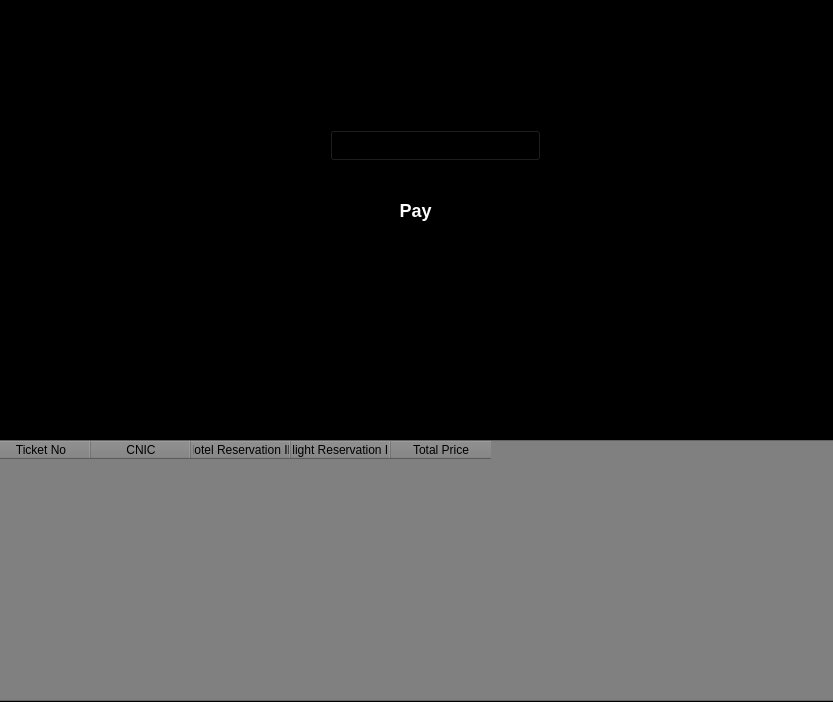
<?xml version="1.0" encoding="UTF-8"?>
<ui version="4.0">
 <class>Form</class>
 <widget class="QWidget" name="Form">
  <property name="geometry">
   <rect>
    <x>0</x>
    <y>0</y>
    <width>833</width>
    <height>702</height>
   </rect>
  </property>
  <property name="windowTitle">
   <string>Form</string>
  </property>
  <property name="styleSheet">
   <string notr="true">background-color:rgb(0, 0, 0)</string>
  </property>
  <widget class="QLabel" name="label_3">
   <property name="geometry">
    <rect>
     <x>0</x>
     <y>0</y>
     <width>861</width>
     <height>491</height>
    </rect>
   </property>
   <property name="text">
    <string/>
   </property>
   <property name="pixmap">
    <pixmap>../images/Apayment.jpg</pixmap>
   </property>
   <property name="scaledContents">
    <bool>true</bool>
   </property>
  </widget>
  <widget class="QPushButton" name="pushButton_7">
   <property name="geometry">
    <rect>
     <x>50</x>
     <y>-10</y>
     <width>721</width>
     <height>321</height>
    </rect>
   </property>
   <property name="mouseTracking">
    <bool>true</bool>
   </property>
   <property name="styleSheet">
    <string notr="true">
QPushButton {
background-color:rgba(0,0,0,200);
  color: #ffffff;
  border: 1px solid grayrgb(50, 50, 50);

  font-size: 12px;
  font-weight: bold;


  border-bottom-left-radius: 155px;
  border-bottom-right-radius: 155px;

  transition: all 0.3s ease-in-out;
}

</string>
   </property>
   <property name="text">
    <string/>
   </property>
  </widget>
  <widget class="QLineEdit" name="lineEdit">
   <property name="geometry">
    <rect>
     <x>330</x>
     <y>90</y>
     <width>211</width>
     <height>31</height>
    </rect>
   </property>
  </widget>
  <widget class="QPushButton" name="pushButton_4">
   <property name="geometry">
    <rect>
     <x>370</x>
     <y>190</y>
     <width>91</width>
     <height>41</height>
    </rect>
   </property>
   <property name="mouseTracking">
    <bool>true</bool>
   </property>
   <property name="styleSheet">
    <string notr="true">
QPushButton {
background-color:rgba(0,0,0,250);
  color: #ffffff;
  border: 1px solid grayrgb(50, 50, 50);
  border-radius: 5px;
  font-size: 18px;
  font-weight: bold;
 
  transition: all 0.3s ease-in-out;
}

QPushButton:hover {
  background-color: #555555;
  box-shadow: 0 0 20px #ffffff;  /* increased shadow size */
  transform: scale(1.1);  /* increased hover effect */
}

</string>
   </property>
   <property name="text">
    <string>Pay</string>
   </property>
  </widget>
  <widget class="QLabel" name="label_2">
   <property name="geometry">
    <rect>
     <x>190</x>
     <y>100</y>
     <width>131</width>
     <height>21</height>
    </rect>
   </property>
   <property name="text">
    <string>Enter Debit Card No</string>
   </property>
  </widget>
  <widget class="QLabel" name="label_4">
   <property name="geometry">
    <rect>
     <x>250</x>
     <y>140</y>
     <width>71</width>
     <height>20</height>
    </rect>
   </property>
   <property name="text">
    <string>BANK</string>
   </property>
  </widget>
  <widget class="QTableWidget" name="tableWidget">
   <property name="geometry">
    <rect>
     <x>-10</x>
     <y>440</y>
     <width>851</width>
     <height>261</height>
    </rect>
   </property>
   <property name="styleSheet">
    <string notr="true">background-color: gray;</string>
   </property>
   <column>
    <property name="text">
     <string>Ticket No</string>
    </property>
   </column>
   <column>
    <property name="text">
     <string>CNIC</string>
    </property>
   </column>
   <column>
    <property name="text">
     <string>Hotel Reservation ID</string>
    </property>
   </column>
   <column>
    <property name="text">
     <string>Flight Reservation ID</string>
    </property>
   </column>
   <column>
    <property name="text">
     <string>Total Price</string>
    </property>
   </column>
  </widget>
  <widget class="QPushButton" name="pushButton_8">
   <property name="geometry">
    <rect>
     <x>0</x>
     <y>0</y>
     <width>41</width>
     <height>41</height>
    </rect>
   </property>
   <property name="mouseTracking">
    <bool>true</bool>
   </property>
   <property name="styleSheet">
    <string notr="true">
QPushButton {
background-color:rgba(0,0,0,500);
  color: #ffffff;
  border: 1px solid grayrgb(50, 50, 50);

  font-size: 12px;
  font-weight: bold;



  border-bottom-right-radius: 25px;
  transition: all 0.3s ease-in-out;
}

QPushButton:hover {
  background-color: #555555;
  box-shadow: 0 0 20px #ffffff;  /* increased shadow size */
  transform: scale(1.1);  /* increased hover effect */
}

</string>
   </property>
   <property name="text">
    <string/>
   </property>
   <property name="icon">
    <iconset>
     <normaloff>../images/back1.png</normaloff>../images/back1.png</iconset>
   </property>
   <property name="iconSize">
    <size>
     <width>20</width>
     <height>20</height>
    </size>
   </property>
  </widget>
  <widget class="QComboBox" name="comboBox">
   <property name="geometry">
    <rect>
     <x>330</x>
     <y>130</y>
     <width>211</width>
     <height>31</height>
    </rect>
   </property>
   <item>
    <property name="text">
     <string>HBL</string>
    </property>
   </item>
   <item>
    <property name="text">
     <string>SadaPay</string>
    </property>
   </item>
   <item>
    <property name="text">
     <string>NayaPay</string>
    </property>
   </item>
   <item>
    <property name="text">
     <string>MCB</string>
    </property>
   </item>
  </widget>
  <widget class="QLabel" name="label_5">
   <property name="geometry">
    <rect>
     <x>350</x>
     <y>360</y>
     <width>151</width>
     <height>51</height>
    </rect>
   </property>
   <property name="styleSheet">
    <string notr="true">font-size: 30px;</string>
   </property>
   <property name="text">
    <string>Your Ticket</string>
   </property>
  </widget>
  <widget class="QLabel" name="label_6">
   <property name="geometry">
    <rect>
     <x>350</x>
     <y>10</y>
     <width>151</width>
     <height>51</height>
    </rect>
   </property>
   <property name="styleSheet">
    <string notr="true">font-size: 30px;</string>
   </property>
   <property name="text">
    <string>Your Ticket</string>
   </property>
  </widget>
 </widget>
 <resources/>
 <connections/>
</ui>
